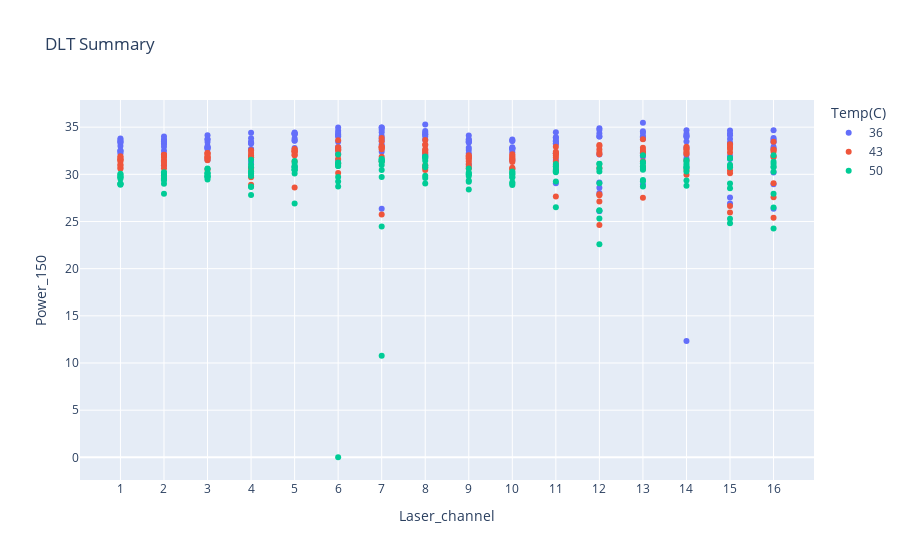

Notebook source saved alongside this figure:
### Code cell
px.scatter(dlt_data, x='Laser_channel', y='Power_150', color='Temp(C)', title='DLT Summary')

### Figure 1 — Plotly figure (JSON) as saved in the notebook; plotly's stock layout.template omitted (floating-point values rounded to 4 significant figures; data arrays with more than 128 entries replaced by an {"elided": "..."} marker saying what was removed)
{"data": [{"hovertemplate": "Temp(C)=36<br>Laser_channel=%{x}<br>Power_150=%{y}<extra></extra>", "legendgroup": "36", "marker": {"color": "#636efa", "symbol": "circle"}, "mode": "markers", "name": "36", "orientation": "v", "showlegend": true, "type": "scatter", "x": {"elided": "160 str values"}, "xaxis": "x", "y": {"elided": "160 float values"}, "yaxis": "y"}, {"hovertemplate": "Temp(C)=43<br>Laser_channel=%{x}<br>Power_150=%{y}<extra></extra>", "legendgroup": "43", "marker": {"color": "#EF553B", "symbol": "circle"}, "mode": "markers", "name": "43", "orientation": "v", "showlegend": true, "type": "scatter", "x": {"elided": "156 str values"}, "xaxis": "x", "y": {"elided": "156 float values"}, "yaxis": "y"}, {"hovertemplate": "Temp(C)=50<br>Laser_channel=%{x}<br>Power_150=%{y}<extra></extra>", "legendgroup": "50", "marker": {"color": "#00cc96", "symbol": "circle"}, "mode": "markers", "name": "50", "orientation": "v", "showlegend": true, "type": "scatter", "x": {"elided": "150 str values"}, "xaxis": "x", "y": {"elided": "150 float values"}, "yaxis": "y"}], "layout": {"legend": {"title": {"text": "Temp(C)"}, "tracegroupgap": 0}, "title": {"text": "DLT Summary"}, "xaxis": {"anchor": "y", "domain": [0, 1], "title": {"text": "Laser_channel"}}, "yaxis": {"anchor": "x", "domain": [0, 1], "title": {"text": "Power_150"}}}}
